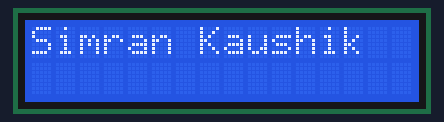
A sketch run on a simulated Arduino Uno, built with avr-gcc and run on an emulated ATmega328P. Parts: 16×2 character LCD.

Above: at 0.1 s.
At 1.1 s:
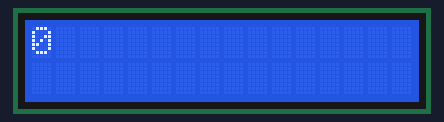
At 6.1 s:
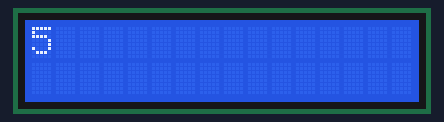
At 11.1 s:
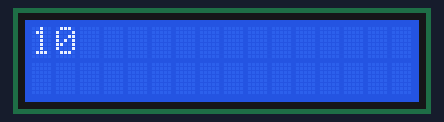
At 19.2 s:
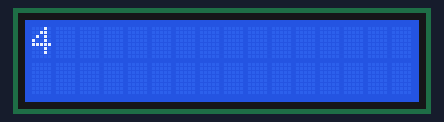
At 37.2 s:
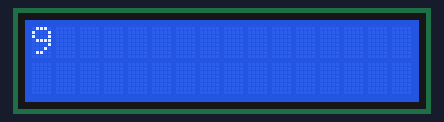

The sketch:

continuesCounting.ino
```cpp
#include<LiquidCrystal.h>//including library for lcd
LiquidCrystal lcd(5,6,7,8,9,10);// defining lcd object of type liquidcrystal and give pin mapping
void setup()
{
  lcd.begin(16,2);//initialising tha 16x2 lcd display
  lcd.print("Simran Kaushik");//first print
  delay(1000);//after 1 sec
  lcd.clear();//clear the screen
  /*int i ;// defining a variable of integer type
  for(i=0;i<=10;i++)//loop initialisation
  {
   lcd.clear();//after reading 0,clears the screen for next number to be displayed
   lcd.print(i);//print that number
   delay(1000);//after 1 sec as the loop gets over
   //lcd.clear();
  }
  lcd.clear();// clear the screen
  delay(1000);// after 1 sec
  //lcd.setCursor(0,1)
  int j ;
  for(j=10;j>=0;j--)//start another loop
  {
   lcd.clear();//after 1st reading clear the screen
   lcd.print(j);//print that number
   delay(1000);//after 1 sec of printing the previous number, start the loop again
  //finishing of loop when reaches 0
  }*/
}
void loop()
{
  int i ;// defining a variable of integer type
  for(i=0;i<=10;i++)//loop initialisation
  {
   lcd.clear();//after reading 0,clears the screen for next number to be displayed
   lcd.print(i);//print that number
   delay(1000);//after 1 sec as the loop gets over
   //lcd.clear();
  }
  lcd.clear();// clear the screen
  delay(1000);// after 1 sec
  //lcd.setCursor(0,1)
  int j ;
  for(j=10;j>=0;j--)//start another loop
  {
   lcd.clear();//after 1st reading clear the screen
   lcd.print(j);//print that number
   delay(1000);//after 1 sec of printing the previous number, start the loop again
  //finishing of loop when reaches 0
  }
}
```

Measured:
- what the display in image 1 shows lasts 1.0 s, from 1.1 s to 2.1 s
